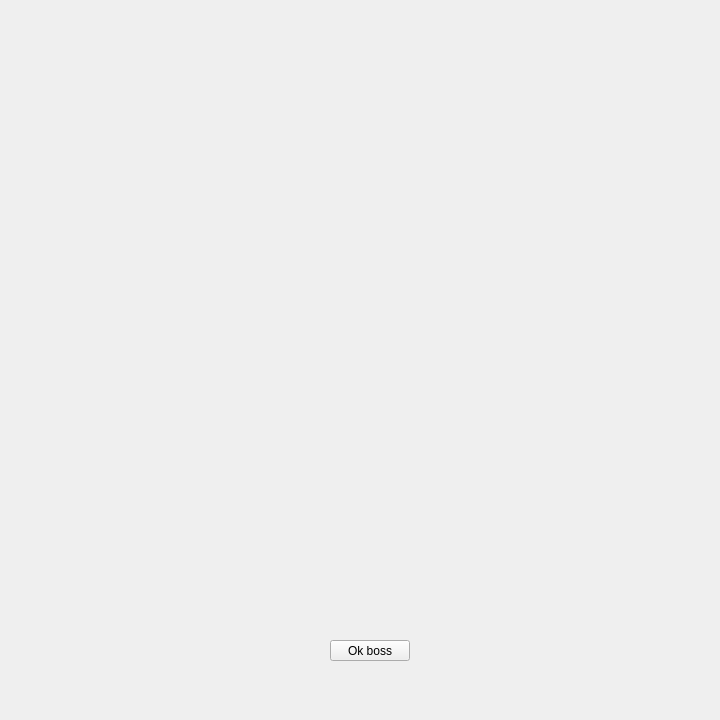
<?xml version="1.0" encoding="UTF-8"?>
<ui version="4.0">
 <class>Form</class>
 <widget class="QWidget" name="Form">
  <property name="geometry">
   <rect>
    <x>0</x>
    <y>0</y>
    <width>720</width>
    <height>720</height>
   </rect>
  </property>
  <property name="windowTitle">
   <string>Form</string>
  </property>
  <property name="toolTipDuration">
   <number>-2</number>
  </property>
  <property name="autoFillBackground">
   <bool>true</bool>
  </property>
  <widget class="QPushButton" name="pushButton">
   <property name="geometry">
    <rect>
     <x>330</x>
     <y>640</y>
     <width>80</width>
     <height>21</height>
    </rect>
   </property>
   <property name="text">
    <string>Ok boss</string>
   </property>
  </widget>
 </widget>
 <resources/>
 <connections/>
</ui>
